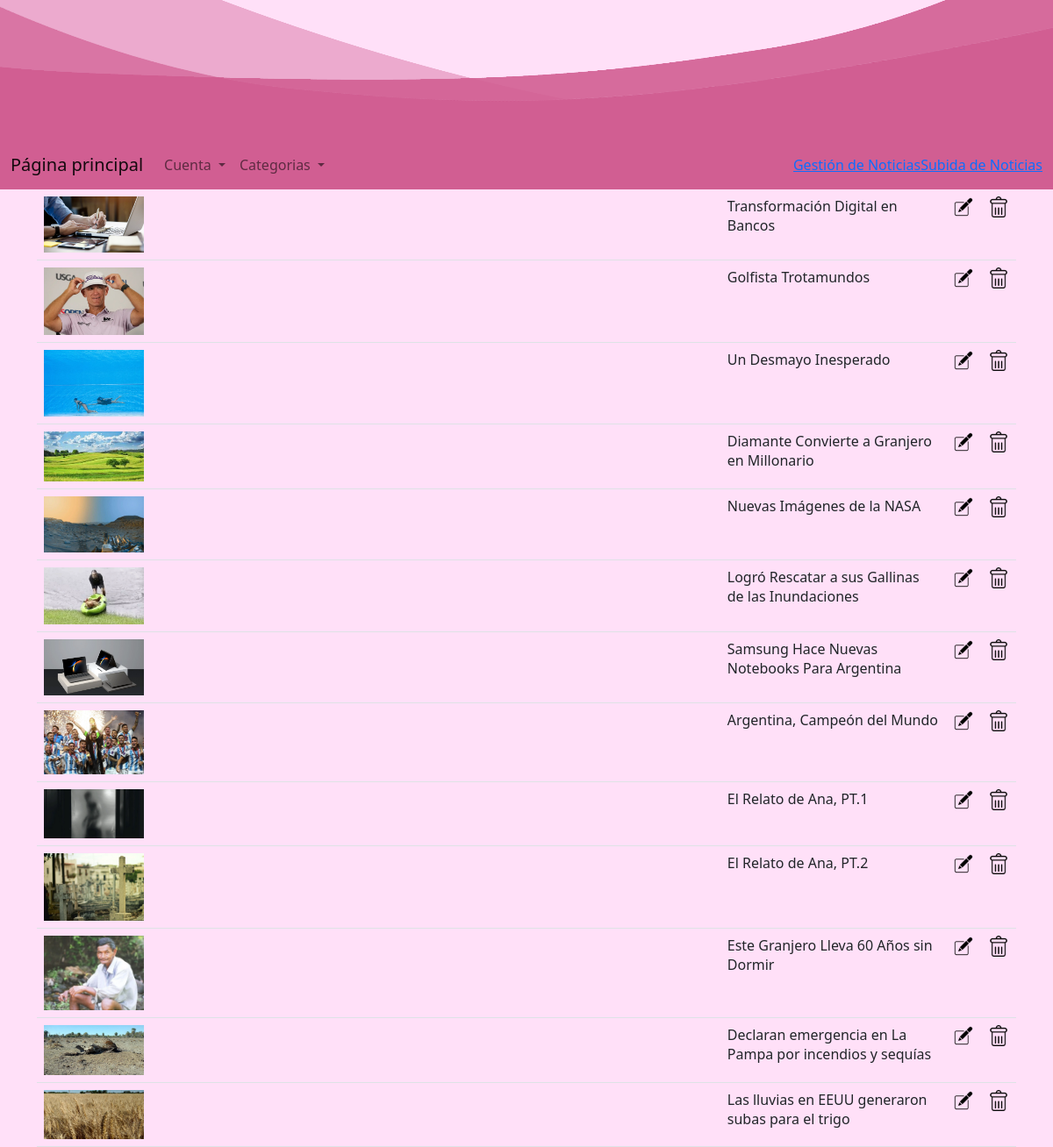
Before: /gestion (signed in) with the older database file.
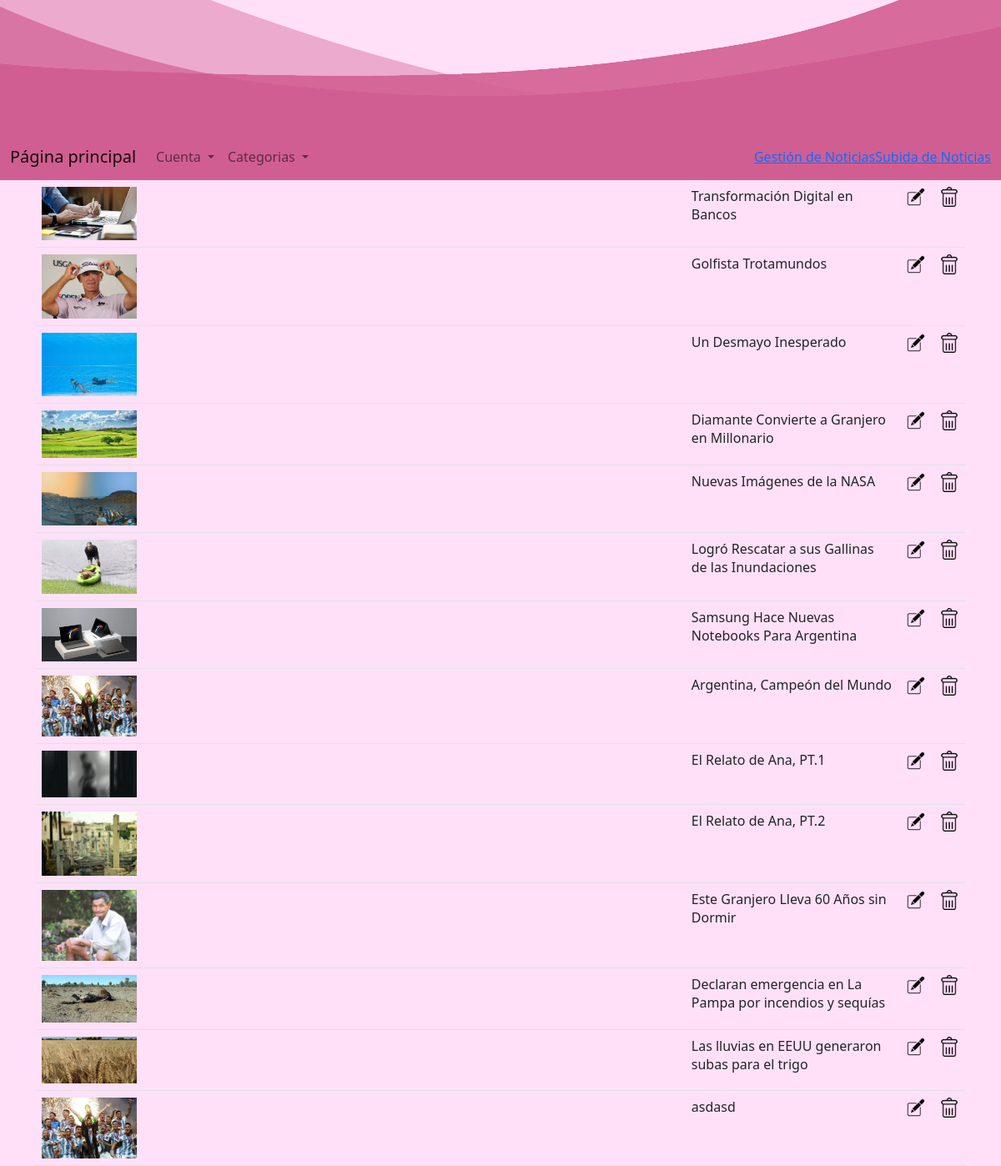
After: the same page with the newer database file.
### app.py (models this page shows)
class Noticia(db.Model):
    __tablename__ = "Noticias"
    id = db.Column(db.Integer, primary_key=True)
    titulo = db.Column(db.String(100), nullable=False)
    imagen = db.Column(db.String(500), nullable=False)
    subtitulo = db.Column(db.String(500), nullable=False)
    resaltado = db.Column(db.String(1000), nullable=False)
    columna1 = db.Column(db.String(3000), nullable=False)
    columna2 = db.Column(db.String(3000), nullable=False)
    categoria = db.Column(db.String(20), nullable=False)

### app.py (the view)
@app.route('/gestion')
def gestion():
    if not current_user.is_authenticated or current_user.rol != 'administrador':
        flash('Error. No tiene permisos')
        return redirect(url_for('inicio_sesion'))
    noticias = Noticia.query.all()
    return render_template('gestion.html',noticias=noticias)

### app.py (called while the page is built)
@login_manager.user_loader
def load_user(user_id):
    return Usuario.query.get(int(user_id))

### templates/gestion.html (shortened to what this page needs)
{% extends "navbar.html" %}
{% block head %}
{{ super() }}
{% endblock %}
{% block body %}
{{super()}}
<div class="container linea-roja">
    <table class="table col-8 m-auto">
            {% for noticia in noticias  %}
                    <tr>
                        <td><img class="gestion-img" src= '/static/img/{{noticia.imagen}}' > </td>
                        <td>{{ noticia.titulo }}</td>
                        <td><a href="{{url_for('modificar',id=(noticia.id))}}"> <img class="icon-img" src="../static/img/editar.png"> </a></td>
                        <td>
                            <a onclick="eliminarNoticia({{noticia.id}})"> <img class="icon-img" src="../static/img/borrar.png"> </a>
                        </td>
                    </tr>
             {% endfor %}
    </table>
</div>
{% endblock %}

Changed rows visible on the page:
added Noticia: imagen (picture), titulo "asdasd"
